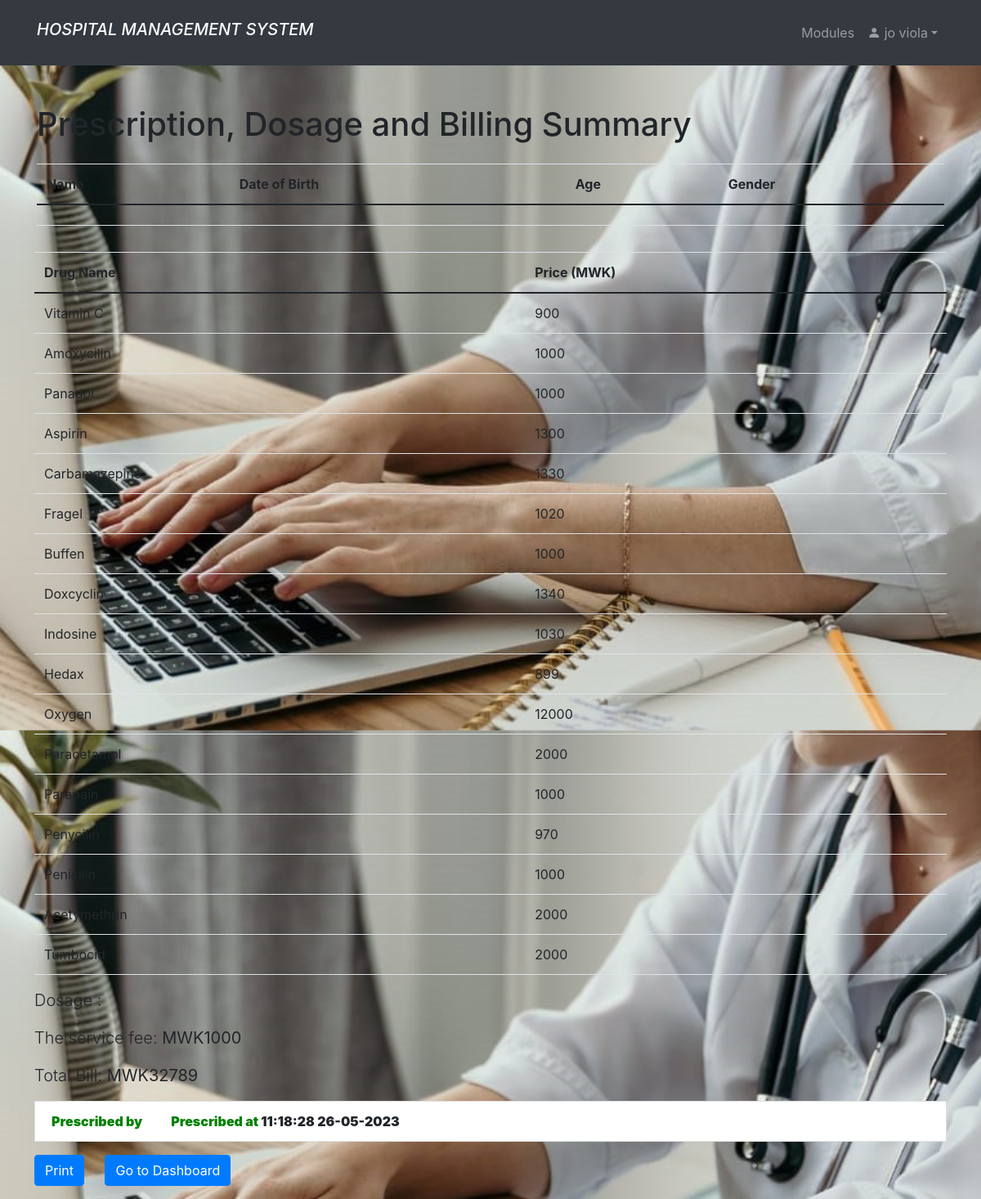
The page /billing.php (signed in) on the database its author committed.
### tables this page shows
CREATE TABLE `drug` (
  `id` int(11) NOT NULL,
  `drug_name` varchar(255) NOT NULL,
  `drug_price2` text DEFAULT NULL,
  `status` text DEFAULT NULL
);

### billing.php (the view, shortened to what this page needs)
<?php
    include "comfig.php";
    include "unavbar.php";
    if (isset($_SESSION['id']) && isset($_SESSION['uname'])){
        $servicefee= 1000;
        $patient_id = $_SESSION["patient_id"];
?>
<!DOCTYPE html>
<html lang="en">
  <head>
    <link rel="stylesheet" href="https://maxcdn.bootstrapcdn.com/bootstrap/4.5.2/css/bootstrap.min.css">
    <link rel="stylesheet" href="https://maxcdn.bootstrapcdn.com/bootstrap/4.5.2/css/bootstrap.min.css">
  </head>
  <body>
    <div class="container mt-5">
      <div class="row">
        <div class="col-sm-12">
          <?php
          $stmt = $mysqli->prepare("SELECT * FROM patient WHERE id = ?");
          $stmt->bind_param("i", $patient_id);
          $result = $stmt->execute();
          if ($result === false) {
            echo "<div class='alert alert-danger' role='alert'>Error: " . $stmt->error . "</div>";
          } else {
                      $patient = $stmt->get_result()->fetch_assoc();
                      $name = $patient['name'];
                      $age = $patient['age'];
                      $gender = $patient['gender'];
                      $date = $patient['date'];
                      echo "<h1 class='mb-4'>Prescription, Dosage and Billing Summary</h1>";
                      ?>
                        <table class="table table-hover" style="overflow:auto">
                            <thead class="table table-hover">
                                <tr>
                                    <th>Name</th>
                                    <th>Date of Birth</th>
                                    <th>Age</th>
                                    <th>Gender</th>
                                </tr>
                            </thead>
                            <tbody id = "myTable">
                                <tr>
                                    <td><?php echo $name; ?></td>
                                    <td><?php echo $date; ?></td>
                                    <td><?php echo $age; ?></td>
                                    <td><?php echo $gender; ?></td>
                                </tr>
                            </tbody>
                        </table>
                        <?php
                    }
          echo "<div class='row mb-3'>";
                echo "<div class='table-responsive'>";
                echo "<table class='table table-striped'>";
                echo "<thead>";
                $patient_id = $patient["id"];
                $total_amount = 0;
                echo "<table class='table'>";
                echo "<thead><tr><th>Drug Name</th><th>Price (MWK)</th></tr></thead>";
                echo "<tbody>";
                $stmt = $mysqli->prepare("SELECT drug, dosage FROM patient WHERE id = ?");
                $stmt->bind_param("i", $patient_id);
                $stmt->execute();
                $result = $stmt->get_result();
                $patientData = $result->fetch_assoc();
                $drugs = explode(", ", $patientData['drug']);
                $dosage = $patientData['dosage'];
                foreach ($drugs as $drug) {
                    $drugNamePattern = "%$drug%";
                    $stmt = $mysqli->prepare("SELECT drug_name, drug_price2 FROM drug WHERE drug_name LIKE ?");
                    $stmt->bind_param("s", $drugNamePattern);
                    $stmt->execute();
                    $result = $stmt->get_result();
                    if ($result->num_rows > 0) {
                        while ($row = $result->fetch_assoc()) {
                            echo "<tr><td>" . $row["drug_name"] . "</td><td>" . $row["drug_price2"] . "</td></tr>";
                            $total_amount += $row["drug_price2"];
                        }
                    }
                }
                $total_bill = $total_amount + $servicefee;
                echo "</tbody>";
                echo "</table>";
                echo "<p class='lead'>Dosage : <strong>" . $dosage . "</strong></p>";
                echo "<p class='lead'>The service fee: <strong> MWK" . $servicefee . "</strong></p>";
                echo "<p class='lead'>Total Bill:  <strong>MWK" . $total_bill . " <strong></p>";
                if (isset($_SESSION['uname'])) {
                    $username = $_SESSION['uname'];
                    $stmt = $mysqli->prepare("SELECT * FROM user WHERE uname = ?");
                    $stmt->bind_param("s", $username);
                    $result = $stmt->execute();
                    if ($result === false) {
                      echo "<div class='alert alert-danger' role='alert'>Error: " . $stmt->error . "</div>";
                    } else {
                      $user = $stmt->get_result()->fetch_assoc();
                      $prescribed_on = date("H:i:s d-m-Y ");
                      echo "<p class='list-group-item'><b style='color: green;'>Prescribed by</b><b> " . $user['uname'] . "</b>&nbsp;&nbsp; &nbsp; &nbsp;&nbsp; &nbsp;  <b style='color: green;'>Prescribed at </b><b>".$prescribed_on." </b></p>";
                      echo "<a href='download_pdf.php' class='btn btn-primary'>Print</a>";
                      echo "<a href='nurse_dashboard.php' class='btn btn-primary'>Go to Dashboard</a>";
                    }
                }
                ?>
        </div>
      </div>
    </div>
<?php
    }else {
        header("Location: home.php");
        exit();
    }
?>

### unavbar.php (shortened to what this page needs)
<!doctype html>
<html lang="en">
    <head>
        <link rel="stylesheet" href="https://cdn.jsdelivr.net/npm/bootstrap-icons@1.3.0/font/bootstrap-icons.css">
        <link rel="stylesheet" href="style.css"/>
        <link rel="stylesheet" href="bootstrap-5.0.0/css/bootstrap.min.css"/>
    </head>
    <body>
        <nav class="navbar navbar-expand-lg bg-dark navbar-dark py-3">
            <div class="container">
                <h5 class="navbar-brand"><i>HOSPITAL MANAGEMENT SYSTEM</i></h5>
                <div class="collapse navbar-collapse" id="navmenu">
                    <ul class="navbar-nav ms-auto">
                        <li class="nav-item">
                            <a href="nurse_dashboard.php" class="nav-link"> Modules</a>
                        </li>
                        <li class="nav-item dropdown">
                            <a class="nav-link dropdown-toggle bi bi-person-fill" href="#" role="button" data-bs-toggle="dropdown" aria-expanded="false">
                            <?php echo $_SESSION['uname']; ?></a>
                        </li>
                    </ul>
                </div>
            </div>
        </nav>
    </body>
</html>

### style.css (style rules this page uses)
body { margin: 0; padding: 0; background: url(img/homepic.jpeg); background-size: 100%; font-family: sans-serif; }

### rows shown on the page
drug: drug_name "Vitamin C", drug_price2 "900"
drug: drug_name "Amoxycilin", drug_price2 "1000"
drug: drug_name "Panadol", drug_price2 "1000"
drug: drug_name "Aspirin", drug_price2 "1300"
drug: drug_name "Carbamazepine", drug_price2 "1330"
drug: drug_name "Fragel", drug_price2 "1020"
drug: drug_name "Buffen", drug_price2 "1000"
drug: drug_name "Doxcyclin", drug_price2 "1340"
drug: drug_name "Indosine", drug_price2 "1030"
drug: drug_name "Hedax", drug_price2 "899"
drug: drug_name "Oxygen", drug_price2 "12000"
drug: drug_name "Paracetamol", drug_price2 "2000"
drug: drug_name "Parapain", drug_price2 "1000"
drug: drug_name "Penycilin", drug_price2 "970"
drug: drug_name "Penicilin", drug_price2 "1000"
drug: drug_name "Acetymethrin", drug_price2 "2000"
drug: drug_name "Tumbocid", drug_price2 "2000"

### other values the page prints
$_SESSION['uname'] "jo viola"
$servicefee "1000"
$total_bill "32789"
